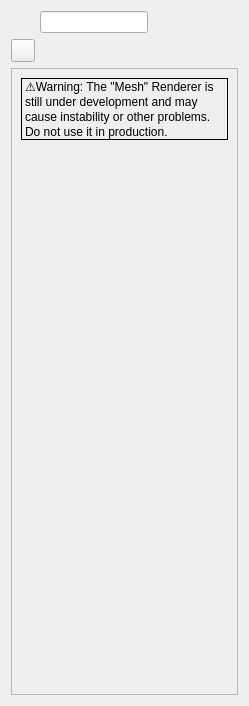
<?xml version="1.0" encoding="UTF-8"?>
<ui version="4.0">
 <class>effectorInspector</class>
 <widget class="QWidget" name="effectorInspector">
  <property name="windowModality">
   <enum>Qt::NonModal</enum>
  </property>
  <property name="geometry">
   <rect>
    <x>0</x>
    <y>0</y>
    <width>249</width>
    <height>706</height>
   </rect>
  </property>
  <property name="minimumSize">
   <size>
    <width>0</width>
    <height>0</height>
   </size>
  </property>
  <property name="windowTitle">
   <string>Item</string>
  </property>
  <property name="inputMethodHints">
   <set>Qt::ImhNone</set>
  </property>
  <layout class="QVBoxLayout" name="verticalLayout_2">
   <item>
    <layout class="QHBoxLayout" name="horizontalLayout">
     <item>
      <widget class="QWidget" name="particNameIco" native="true">
       <property name="minimumSize">
        <size>
         <width>23</width>
         <height>22</height>
        </size>
       </property>
       <property name="maximumSize">
        <size>
         <width>23</width>
         <height>22</height>
        </size>
       </property>
      </widget>
     </item>
     <item>
      <widget class="QLineEdit" name="particleName">
       <property name="text">
        <string/>
       </property>
      </widget>
     </item>
     <item>
      <spacer name="horizontalSpacer">
       <property name="orientation">
        <enum>Qt::Horizontal</enum>
       </property>
       <property name="sizeHint" stdset="0">
        <size>
         <width>40</width>
         <height>20</height>
        </size>
       </property>
      </spacer>
     </item>
    </layout>
   </item>
   <item>
    <layout class="QHBoxLayout" name="horizontalLayout_2">
     <item>
      <widget class="QToolButton" name="itemTitleIco">
       <property name="text">
        <string/>
       </property>
      </widget>
     </item>
     <item>
      <widget class="QLabel" name="itemName">
       <property name="text">
        <string/>
       </property>
      </widget>
     </item>
     <item>
      <spacer name="horizontalSpacer_2">
       <property name="orientation">
        <enum>Qt::Horizontal</enum>
       </property>
       <property name="sizeHint" stdset="0">
        <size>
         <width>40</width>
         <height>20</height>
        </size>
       </property>
      </spacer>
     </item>
    </layout>
   </item>
   <item>
    <widget class="QScrollArea" name="scrollArea">
     <property name="sizePolicy">
      <sizepolicy hsizetype="Expanding" vsizetype="Expanding">
       <horstretch>0</horstretch>
       <verstretch>0</verstretch>
      </sizepolicy>
     </property>
     <property name="widgetResizable">
      <bool>true</bool>
     </property>
     <widget class="QWidget" name="scrollAreaWidgetContents">
      <property name="geometry">
       <rect>
        <x>0</x>
        <y>0</y>
        <width>229</width>
        <height>626</height>
       </rect>
      </property>
      <layout class="QGridLayout" name="gridLayout">
       <item row="0" column="0">
        <layout class="QVBoxLayout" name="verticalLayout"/>
       </item>
       <item row="2" column="0">
        <spacer name="verticalSpacer">
         <property name="orientation">
          <enum>Qt::Vertical</enum>
         </property>
         <property name="sizeHint" stdset="0">
          <size>
           <width>20</width>
           <height>40</height>
          </size>
         </property>
        </spacer>
       </item>
       <item row="1" column="0">
        <widget class="QLabel" name="meshWarningLabel">
         <property name="frameShape">
          <enum>QFrame::Box</enum>
         </property>
         <property name="text">
          <string>&lt;html&gt;&lt;head/&gt;&lt;body&gt;&lt;p&gt;⚠️Warning: The &amp;quot;Mesh&amp;quot; Renderer is still under development and may cause instability or other problems. Do not use it in production.&lt;/p&gt;&lt;/body&gt;&lt;/html&gt;</string>
         </property>
         <property name="wordWrap">
          <bool>true</bool>
         </property>
        </widget>
       </item>
      </layout>
     </widget>
    </widget>
   </item>
  </layout>
 </widget>
 <resources>
  <include location="OpenParticleEditor.qrc"/>
 </resources>
 <connections/>
</ui>
